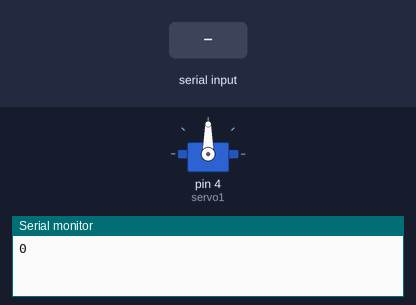
A sketch run on a simulated Arduino Uno, built with avr-gcc and run on an emulated ATmega328P. Shown: servo, the last lines printed to the serial monitor. The inputs (shaded band) are chosen by the test bench.

Above: at 1.2 s.
1.3 s: "90,45\n" received over Serial
At 2.4 s:
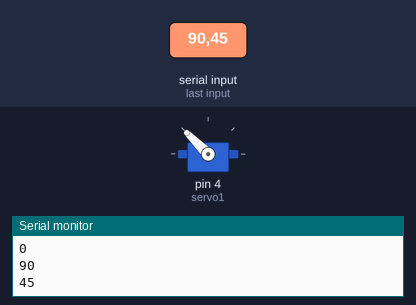
4.3 s: "30,150\n" received over Serial
At 5.8 s:
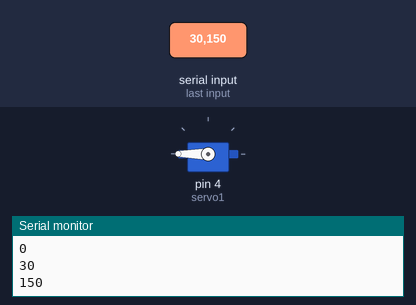
Timing chart, 0 to 7.8 s (numbered marks = the images above; inputs shaded):
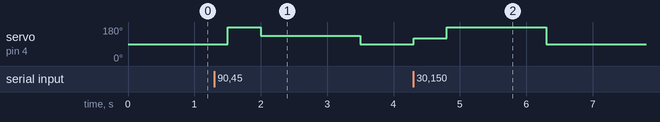

Measured:
- after the input at 1.3 s, servo on pin 4 (servo1): 90° → 180° after 0.20 s, → 135° 0.50 s later, → 90° 1.5 s later
- after the input at 4.3 s, servo on pin 4 (servo1): 90° → 120° at once, → 180° 0.50 s later, → 90° 1.5 s later

The sketch:

servoCalibrate.ino
```cpp
#include <Servo.h>
int A;
Servo servo1;

void setup() {
  Serial.begin(9600);
  servo1.attach(4);
}

void loop() {
  A = Serial.parseInt();
  Serial.println(A);

  // put your main code here, to run repeatedly:
  servo1.write(A+90);
  delay(500);


  //servo1.write(0);
  //delay(100);

}
```
